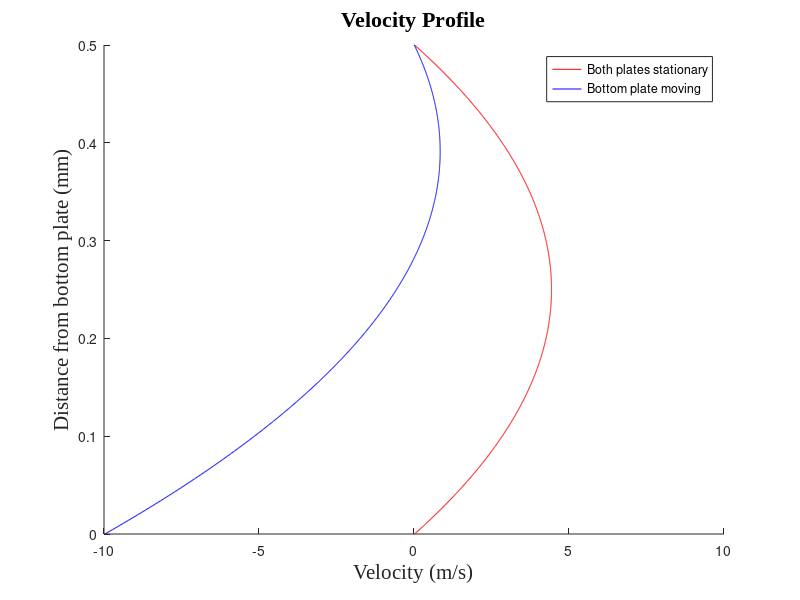

This figure's MATLAB source:
%HW1-Prb5
%Navneet Singh(nsingh1@andrew.cmu.edu) 

%We are goint to solve this problem by discretising the given equation.
%Distance between two plates is divided into 'n' equal parts.
%After discretising, it takes the linear form, represented by Ax = b,
%where x = velocity vector, A = coefficients of velocity
%vector b = [g+Vo, g, g......g, g+Vn], where g = -
%[(distance between two nodes)^2 * pressure drop]/[viscosity*length of plate]

clc        %clear screen
clear all  %clearing all stored variables
close all  %close previous plots

dy = 0.5*(10^-3); %m , distance between the plates.
dpl = 200*(10^6); %Pa/m, pressure drop per distance of plate.
mu = 1.412;       %Pa-sec, viscosity of glycerol.
Vo = 0; %m/s, velocity of bottom plate
Vn = 0; %m/s, velocity of top plate 

n = 1000;  
b = ones(1,n); %initializing b matrix
dst = linspace(0,0.5,n); %diving distance between plates into 'n' parts

g = (((dy/n)^2)*dpl)/mu;  %calculating constant 

b = g.*b;   % forming b matrix 
b(1,1) = g+Vo;
b(1,n) = g+Vn;

% matrix A is a band matrix with elements -1,2,-1. 
v = -1*ones(1,n-1);
u =  2*ones(1,n);
A = diag(v,-1)+diag(u)+diag(v,1); %forming A matrix

vel = A\b'; %calculating velocity vector

%Now bottom plate is moving 
Vo = -10; %m/s velocity of bottom plate 
b(1,1) = g+Vo; %b vector will be changed
vel_2 = A\b'; %calculating new velocity vector

%plotting
hold on
plot(vel,dst,'r');
plot(vel_2,dst,'b');
xlabel('Velocity (m/s)','fontsize',15,'fontname','times new roman')
ylabel('Distance from bottom plate (mm)','fontsize',15,'fontname','times new roman')
title('Velocity Profile','fontsize',16,'fontname','times new roman')
legend('Both plates stationary','Bottom plate moving')




